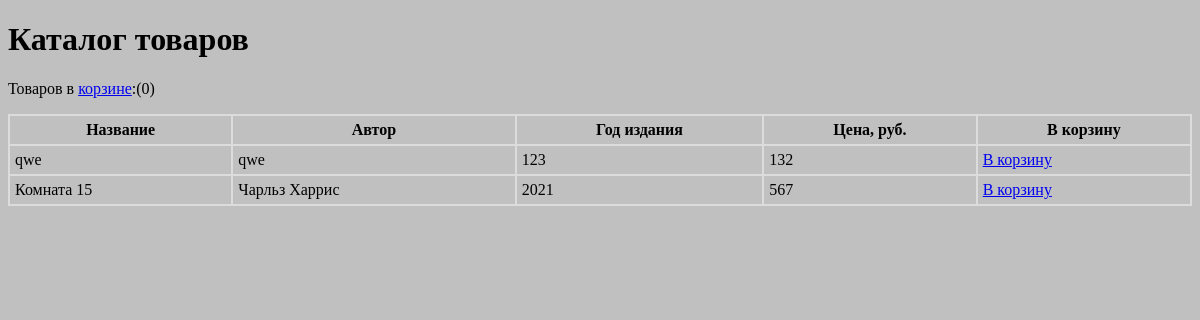
/catalog, run on the app's committed database.
### application/schema.py (models this page shows, shortened)
class Catalog(db.Model):
    id = db.Column(db.Integer, primary_key=True)
    title = db.Column(db.String(100))
    author = db.Column(db.String(100))
    pubyear = db.Column(db.Integer)
    price = db.Column(db.Integer)

### application/routes.py (the view)
@app.route('/')
@app.route('/catalog')
def catalog():
    items = eshop.get_items_from_catalog()
    return render_template('catalog.html', items=items, count=g.count)

### application/__init__.py (called while the page is built)
@app.before_request
def wakeup():
    g.save_basket = False
    g.delete_basket = False
    if '/static/' in request.path:
        return
    eshop.basket_init()
    if '/admin' in request.path and not session.get("logged", False):
        return redirect(url_for('login'))

@app.after_request
def sleep(response):
    if g.delete_basket:
        response.set_cookie('basket', 'deleted', 1)
    if g.save_basket:
        response.set_cookie("basket", eshop.basket_serialize())
    return response

### application/lib.py (called while the page is built)
def get_items_from_catalog():
    return Catalog.query.all()

def stringToBase64(s):
    return base64.b64encode(s.encode('utf-8'))

def basket_init():
    data = request.cookies.get("basket", None)
    if not data or g.delete_basket:
        g.count = 0  # количество товара в корзине
        g.basket = {}
        g.basket["orderid"] = str(uuid.uuid1())
        g.save_basket = True  # надо ли сохранять корзину в куки
    else:
        g.basket = json.loads(base64ToString(data))
        g.count = len(g.basket) - 1
        g.save_basket = False

def basket_serialize():
    return stringToBase64(json.dumps(g.basket))

### application/templates/catalog.html (shortened to what this page needs)
{% extends "base.html" %}
{% block head %}{{ super() }}{% endblock %}
{% block header %}Каталог товаров{% endblock %}
{% block body %}{{ super() }}<p>Товаров в <a href="{{ url_for('basket') }}">корзине</a>:({{count}})</p>
<table>
<tr>
 <th>Название</th>
 <th>Автор</th>
 <th>Год издания</th>
 <th>Цена, руб.</th>
 <th>В корзину</th>
</tr>
 {%for item in items%}
  <tr>
    <td>{{item.title}}</td>
    <td>{{item.author}}</td>
    <td>{{item.pubyear}}</td>
    <td>{{item.price}}</td>
    <td><a href='{{url_for('add2basket', id=item.id)}}'>В корзину</a></td>
  </tr>
{%endfor%}
</table>
{% endblock %}

### application/static/eshop.css (style rules this page uses)
body { background: silver; }
table { border: 1px solid gainsboro; width: 100%; border-spacing: 0; }
th, td { border: 1px solid gainsboro; padding: 5px; }

### data on the page
Catalog: title "qwe", author "qwe", pubyear "123", price "132"
Catalog: title "Комната 15", author "Чарльз Харрис", pubyear "2021", price "567"

### other printed values
{{ count }} "0"
